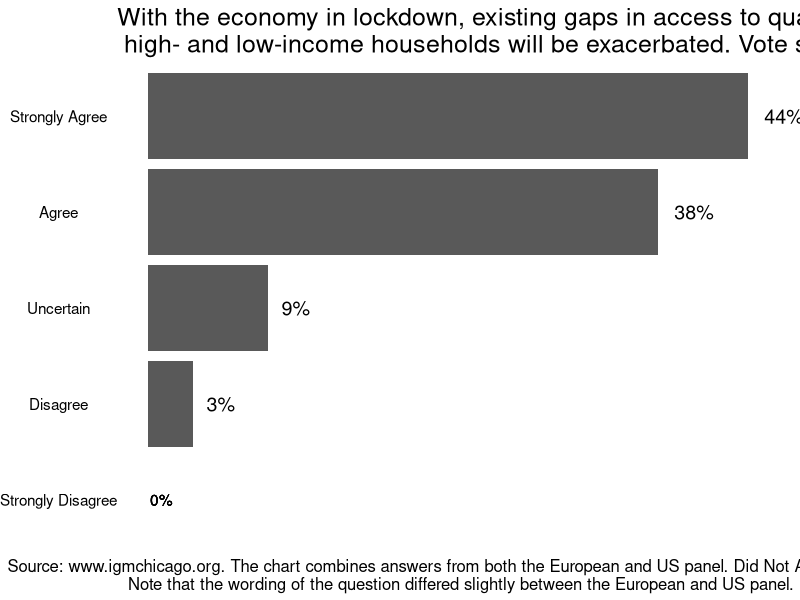
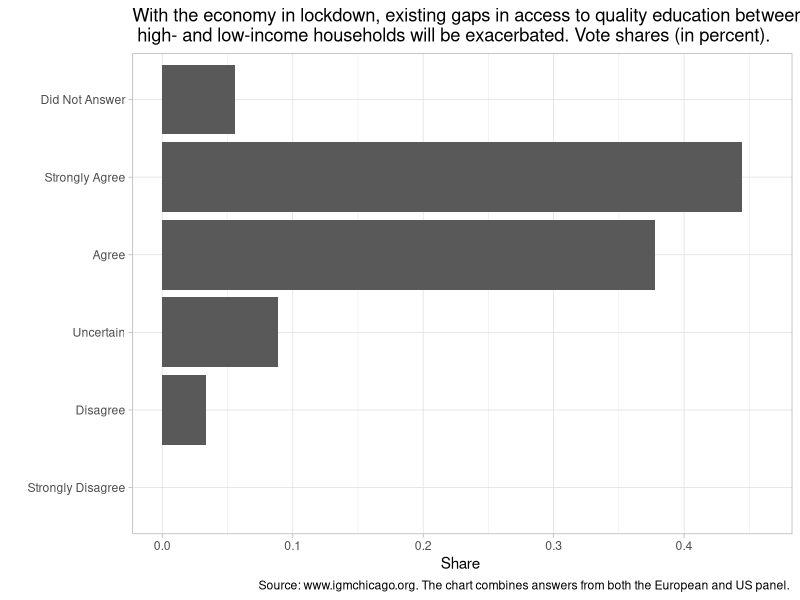
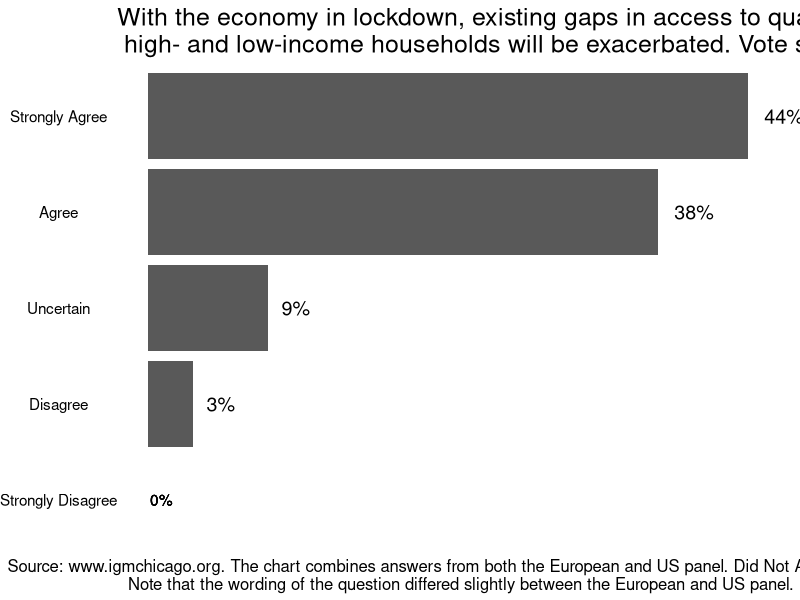

Source code (R) for these figures, in order:
# create chart on igm responses, goals: explore data, flipped bar chart, axis labels, 
# load tidyverse
library("tidyverse")
setwd("C:\\Github\\hhsievertsen.github.io\\dataviz\\20200420")
# load data
df_combined<-read_csv("igm_survey_lockdown_education_inequality.csv")

# calculate percentages
df_combined<-df_combined%>%
  group_by(Vote) %>%
  summarise(count=n()) %>% 
  mutate(perc=100*count/sum(count))%>%
  filter(Vote!="Did Not Answer")%>%
  mutate(mvote=factor(Vote, levels =c("Strongly Disagree","Disagree","Uncertain","Agree","Strongly Agree")))

# Create chart
ggplot(df_combined,aes(x=mvote,y=perc))+geom_bar(stat="identity")+
  scale_x_discrete(drop = FALSE)+                                 # show all factors!
   theme_void()+                                                  # simple layout
  ylim(0,46)+                                                     
  coord_flip() +
  theme(plot.title = element_text(size=18),axis.text.y=element_text(),
        plot.caption=element_text(size=12,hjust = 0.5,vjust=2.5),
        )+
    labs(x="",y=" ", 
       title="With the economy in lockdown, existing gaps in access to quality education between \n high- and low-income households will be exacerbated. Vote shares (in percent). N=90.",
       caption="Source: www.igmchicago.org. The chart combines answers from both the European and US panel. Did Not Answer (5.6%).\n Note that the wording of the question differed slightly between the European and US panel.")+
  geom_text(aes(label=paste(" ", round(perc),"%",sep="")),hjust=-0.25,size=5)+
  geom_text(aes(y=1,x=1,label="0%"))
ggsave("fig.png")







# Create chart without computing percentages first
df_combined<-read_csv("igm_survey_lockdown_education_inequality.csv")
df_combined<-df_combined%>%
  mutate(mvote=factor(Vote, levels =c("Strongly Disagree","Disagree","Uncertain","Agree","Strongly Agree", "Did Not Answer")))

ggplot(df_combined,aes(x=mvote))+  geom_bar(aes(y = (..count..)/sum(..count..)))+
  scale_x_discrete(drop = FALSE)+
  theme_light()+
  ylim(0,0.46)+
  coord_flip()+
  labs(x="",y="Share ", 
       title="With the economy in lockdown, existing gaps in access to quality education between \n high- and low-income households will be exacerbated. Vote shares (in percent). ",
       caption="Source: www.igmchicago.org. The chart combines answers from both the European and US panel. ")
